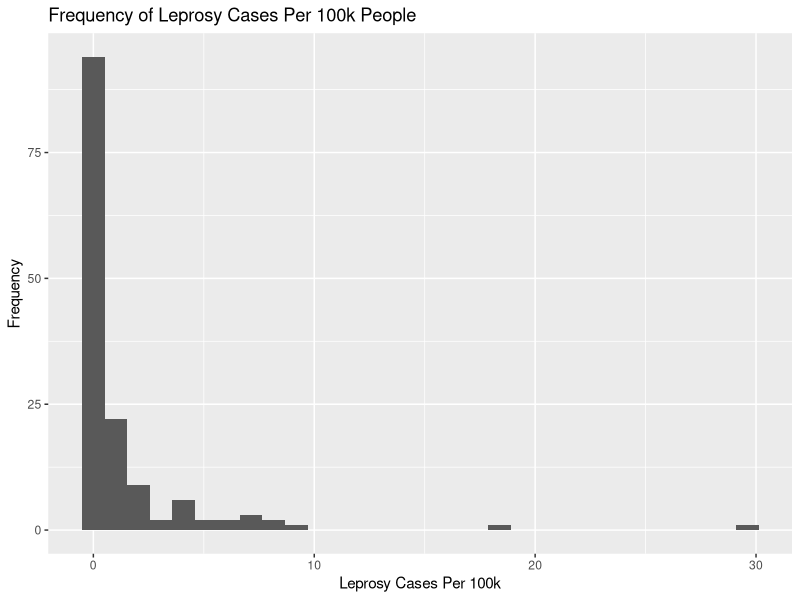
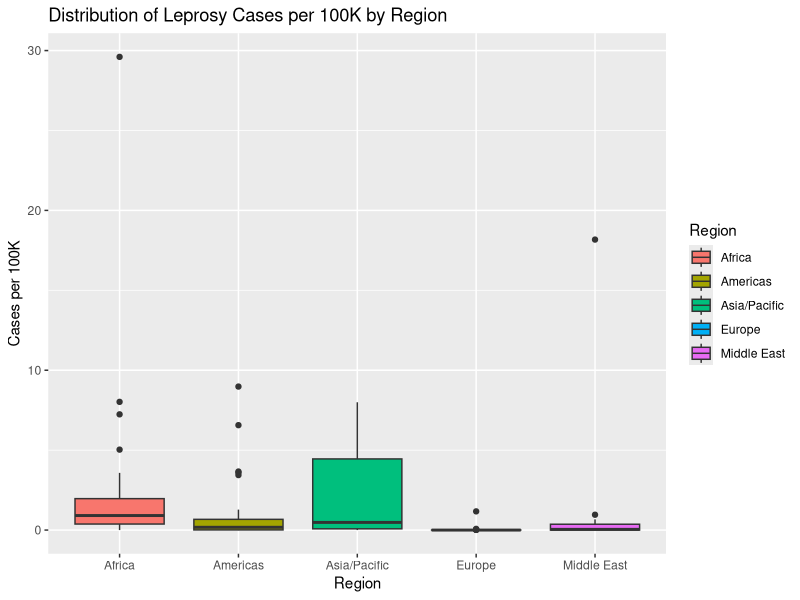
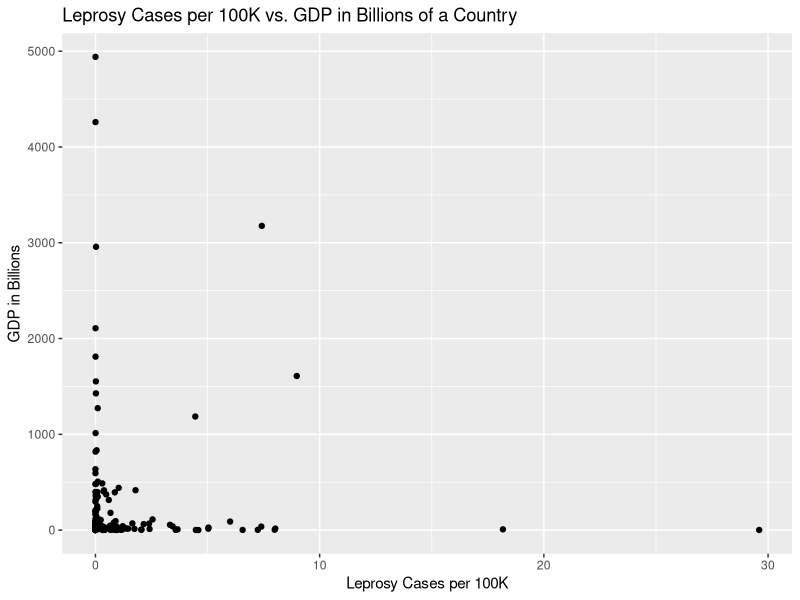

Write the R code that produced these figures, in order.
leprosy <- read.csv('Homework2_leprosy.csv')
library(ggplot2)

#1
#find the max leprosy cases in one country
(max(leprosy$New_Cases, na.rm = TRUE))

#create a new subset without NA in New Cases for Leprosy
leprosy_clean <- na.omit(leprosy)

#create new subset with only the max leprosy cases
max <- leprosy_clean[leprosy_clean$New_Cases >= 103819,]
max_country <- (max$population)
print(max_country)

#2
#create a new variable 'Per_100K'
leprosy_clean$Per_100K <- (leprosy_clean$New_Cases / leprosy_clean$Population) * 100000

#create a distribution
leprosy_ggplot <- ggplot(leprosy_clean)
leprosy_ggplot + geom_histogram(aes(x=Per_100K)) + 
  labs(title = 'Frequency of Leprosy Cases Per 100k People',
       x = 'Leprosy Cases Per 100k',
       y = 'Frequency')

#get summary statistics
fivenum(leprosy_clean$Per_100K)

#3
#Create A box plot for each region
leprosy_ggplot + geom_boxplot(aes(x=Region, y=Per_100K, fill=Region)) +
labs(title = 'Distribution of Leprosy Cases per 100K by Region',
       x = 'Region',
       y = 'Cases per 100K')

#4
#Create a scatter plot comparing leprosy cases per 100K and GDP in Billions
leprosy_ggplot + geom_point(aes(x=Per_100K,y=GDP_billions)) +
  labs(title='Leprosy Cases per 100K vs. GDP in Billions of a Country', 
       x='Leprosy Cases per 100K',
       y='GDP in Billions')

cor(leprosy_clean$Per_100K, leprosy_clean$GDP_billions)
